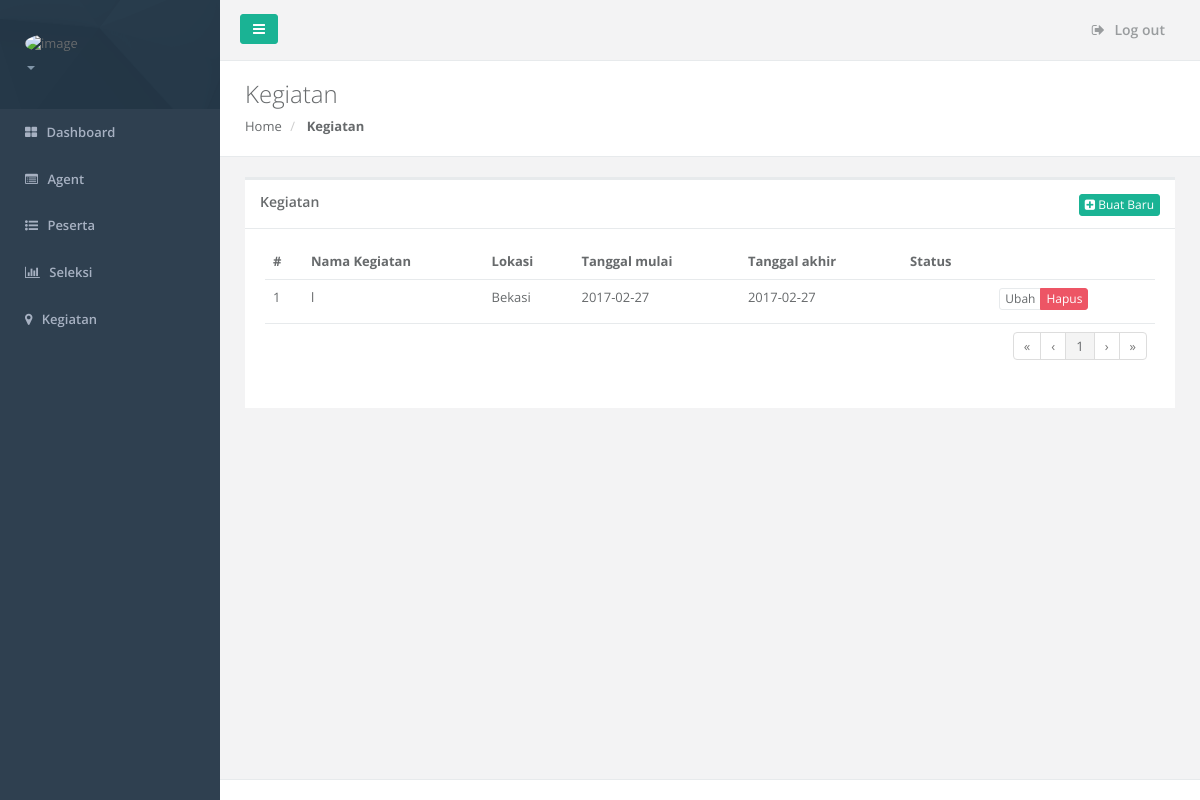
The app's page /SiteManager/kegiatan.php?kode=001 with its own data.
### tables this page shows
CREATE TABLE IF NOT EXISTS `tbl_kegiatan` (
  `kode_kegiatan` varchar(50) NOT NULL,
  `nama_kegiatan` varchar(50) NOT NULL,
  `tgl_mulai` date NOT NULL,
  `tgl_selesai` date NOT NULL,
  `kode_lokasi` varchar(50) NOT NULL,
  `target_peserta` varchar(50) NOT NULL,
  `tgl_pendaftaran` date NOT NULL,
  `tgl_penutupan` date NOT NULL,
  `tgl_seleksiberkas` date NOT NULL,
  `tgl_wawancara` date NOT NULL,
  `status` varchar(50) NOT NULL,
  PRIMARY KEY (`kode_kegiatan`)
);

CREATE TABLE IF NOT EXISTS `tbl_lokasi` (
  `kode_lokasi` varchar(50) NOT NULL,
  `nama_lokasi` varchar(50) NOT NULL,
  `kode_provinsi` varchar(50) NOT NULL,
  `kode_kabupaten` varchar(50) NOT NULL,
  `gambar` varchar(255) NOT NULL,
  `kode_kecamatan` varchar(50) NOT NULL,
  PRIMARY KEY (`kode_lokasi`)
);

### SiteManager/kegiatan.php (the view, shortened to what this page needs)
<?php
    include('../koneksi.php');
    $kode_lokasi = $_GET['kode'];
    $query = mysqli_query($conn,"SELECT * FROM tbl_kegiatan As a inner join tbl_lokasi AS b on a.kode_lokasi = b.kode_lokasi where a.kode_lokasi = '$kode_lokasi' ");
?>
<!DOCTYPE html>
<html>
<head>
    <link href="../css/bootstrap.min.css" rel="stylesheet" />
    <link href="../font-awesome/css/font-awesome.css" rel="stylesheet" />
    <link href="../css/plugins/footable/footable.core.css" rel="stylesheet" />
    <link href="../css/animate.css" rel="stylesheet" />
    <link href="../css/style.css" rel="stylesheet" />
    <link href="../css/plugins/sweetalert/sweetalert.css" rel="stylesheet" />
</head>
<body>
    <div id="wrapper">
        <?php
            include('b.php');
        ?>
        <div class="row wrapper border-bottom white-bg page-heading">
            <div class="col-lg-10">
            <h2>Kegiatan</h2>
            <ol class="breadcrumb">
                <li>
                    <a href="dashboard.php?kode=<?php echo $kode_lokasi ?>">Home</a>
                </li>
                <li class="active">
                    <strong>Kegiatan</strong>
                </li>
            </ol>
            </div>
        </div>
        <div class="wrapper wrapper-content animated fadeInRight">
            <div class="row">
                <div class="col-lg-12">
                    <div class="ibox float-e-margins">
                        <div class="ibox-title">
                            <h5>Kegiatan</h5>
                            <div class="ibox-tools">
                                <a href="tambahkegiatan.php?kode=<?php echo $kode_lokasi ?>" class="btn btn-primary btn-xs"><span class="fa fa-plus-square"></span> Buat Baru</a>
                            </div>
                        </div>
                        <div class="ibox-content">
                            <table class="footable table table-stripped" data-page-size="10" id="table">
                                <thead>
                                    <tr>
                                        <td><b>#</b></td>
                                        <td><b>Nama Kegiatan</b></td>
                                        <td><b>Lokasi</b></td>
                                        <td><b>Tanggal mulai</b></td>
                                        <td><b>Tanggal akhir</b></td>
                                        <td><b>Status</b></td>
                                        <td></td>
                                    </tr>
                                </thead>
                                <tbody>
                                    <?php
                                        $i = 0;
                                        while ($row = mysqli_fetch_array($query)) {
                                            $i++;
                                            $kode = array();
                                            $kode['kode_kegiatan']=$row['kode_kegiatan'];
                                            echo "<tr>";
                                            echo "<td>".$i."</td>";
                                            echo "<td>".$row['nama_kegiatan']."</td>";
                                            echo "<td>".$row['nama_lokasi']."</td>";
                                            echo "<td>".$row['tgl_mulai']."</td>";
                                            echo "<td>".$row['tgl_selesai']."</td>";
                                            echo "<td>".$row['status']."</td>";
                                            echo "<td>".
                                                "<div class='btn-group'>
                                                    <a href='detailkegiatan.php?id=".$kode['kode_kegiatan']."&kode=".$kode_lokasi."' class='btn btn-white btn-xs'>Ubah</a>
                                                    <button class='btn btn-danger btn-xs btn-del' name='hapus' value='".$kode['kode_kegiatan']."'>Hapus</button>
                                                </div>"
                                                ."</td>";
                                            echo "</tr>";
                                          }
                                    ?>
                                </tbody>
                                <tfoot>
                                <tr>
                                    <td colspan="8">
                                        <ul class="pagination pull-right"></ul>
                                    </td>
                                </tr>
                                </tfoot>
                            </table>
                        </div>
                    </div>
                </div>
            </div>
        </div>
        <div class="footer">
        </div>
        </div>
        </div>
</body>
</html>

### records on screen
tbl_kegiatan: nama_kegiatan "l", kode_lokasi.nama_lokasi "Bekasi", tgl_mulai "2017-02-27", tgl_selesai "2017-02-27"
